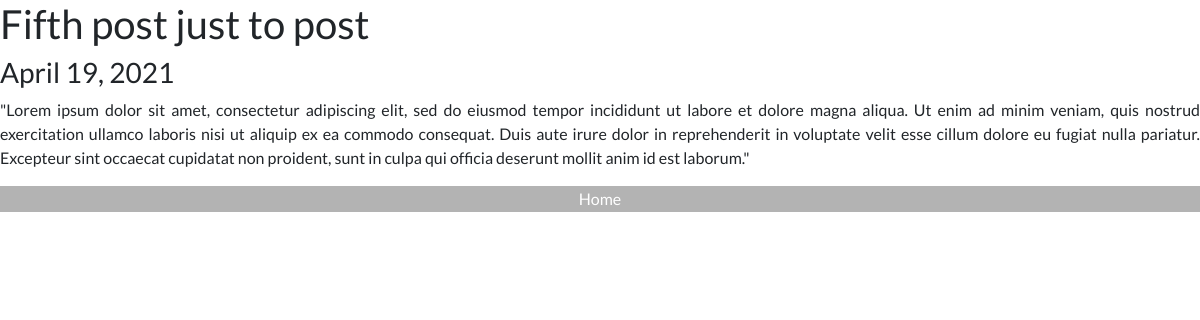
/7, run on the app's committed database.
### blog/models.py (models this page shows, shortened)
class Post(models.Model):
    title = models.CharField(max_length=200)
    text = models.TextField()
    date = models.DateField()

### blog/views.py (the view)
# urls.py: path('<int:postId>', views.detail, name='detail'),
def detail(request, postId):
    post = get_object_or_404(Post, pk=postId)
    return render(request, 'detail.html', {'post': post})

### blog/templates/detail.html
{% extends 'base.html' %}
{% block content %}
<div class="row detail">
<h1>{{post.title}}</h1>
<h3>{{post.date}}</h3>
<p>{{post.text}}</p>
<a class="btn-shape btn-grey" href="{%url 'home'%}">Home</a>
</div>
{% endblock content %}

### blog/static/css/styles.css (style rules this page uses)
* { margin: 0; padding: 0; box-sizing: border-box; }
a { text-decoration: none; }
body { font-family: 'Lato', sans-serif; }
.row { max-width: 1200px; margin: 0 auto; }
.btn-shape { transition: all 0.5s; text-align: center; }
.btn-grey { background-color: #b3b3b3; color: white; border: 1px solid #b3b3b3; }
.detail h1, .detail h3, .detail p { padding: 0px; }
.detail p { text-align: justify; }

### data on the page
Post: title "Fifth post just to post", date "April 19, 2021", text "\"Lorem ipsum dolor sit amet, consectetur adipiscing elit, sed do eiusmod tempor incididunt ut labore et dolore magna aliqua. Ut enim ad minim veniam, quis nostrud exercitation ullamco laboris nisi ut aliquip ex ea commodo consequat. Duis aute irure dolor in reprehenderit in voluptate velit esse cillum dolore eu fugiat nulla pariatur. Excepteur sint occaecat cupidatat non proident, sunt in culpa qui officia deserunt mollit anim id est laborum.\""
